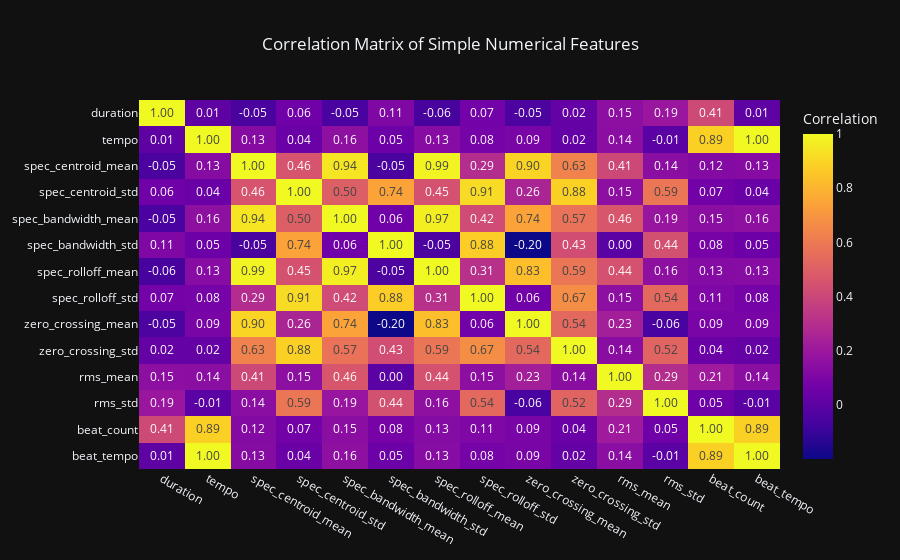

Notebook source saved alongside this figure:
### Code cell
# --- Feature Analysis 1: Correlation Heatmap ---
print(f"\n{'='*80}")
print("FEATURE ANALYSIS 1: CORRELATION OF NUMERICAL FEATURES")
print(f"{'='*80}")

# Calculate the correlation matrix for the simple numerical features
corr_matrix = pd.DataFrame(X_train_scaled, columns=feature_names).loc[:, numerical_feature_cols].corr()

# Create the heatmap
fig_corr = px.imshow(
    corr_matrix,
    text_auto=".2f",
    aspect="auto",
    title="Correlation Matrix of Simple Numerical Features",
    labels=dict(color="Correlation"),
    template='plotly_dark'
)
fig_corr.update_layout(title_x=0.5)
fig_corr.show()

print("\n**Interpretation**: The heatmap shows relationships between features. For example, 'tempo' and 'beat_tempo' are perfectly correlated (1.0), as expected. High correlations (e.g., between spectral features) indicate some redundancy, which tree-based models can handle well.")

### Figure 1 — Plotly figure (JSON) as saved in the notebook; plotly's stock layout.template omitted (floating-point values rounded to 4 significant figures; data arrays with more than 128 entries replaced by an {"elided": "..."} marker saying what was removed)
{"data": [{"coloraxis": "coloraxis", "hovertemplate": "x: %{x}<br>y: %{y}<br>Correlation: %{z}<extra></extra>", "name": "0", "texttemplate": "%{z:.2f}", "type": "heatmap", "x": ["duration", "tempo", "spec_centroid_mean", "spec_centroid_std", "spec_bandwidth_mean", "spec_bandwidth_std", "spec_rolloff_mean", "spec_rolloff_std", "zero_crossing_mean", "zero_crossing_std", "rms_mean", "rms_std", "beat_count", "beat_tempo"], "xaxis": "x", "y": ["duration", "tempo", "spec_centroid_mean", "spec_centroid_std", "spec_bandwidth_mean", "spec_bandwidth_std", "spec_rolloff_mean", "spec_rolloff_std", "zero_crossing_mean", "zero_crossing_std", "rms_mean", "rms_std", "beat_count", "beat_tempo"], "yaxis": "y", "z": {"elided": "14x14 float values"}}], "layout": {"coloraxis": {"colorbar": {"title": {"text": "Correlation"}}, "colorscale": [[0, "#0d0887"], [0.1111, "#46039f"], [0.2222, "#7201a8"], [0.3333, "#9c179e"], [0.4444, "#bd3786"], [0.5556, "#d8576b"], [0.6667, "#ed7953"], [0.7778, "#fb9f3a"], [0.8889, "#fdca26"], [1, "#f0f921"]]}, "title": {"text": "Correlation Matrix of Simple Numerical Features", "x": 0.5}, "xaxis": {"anchor": "y", "domain": [0, 1]}, "yaxis": {"anchor": "x", "autorange": "reversed", "domain": [0, 1]}}}
